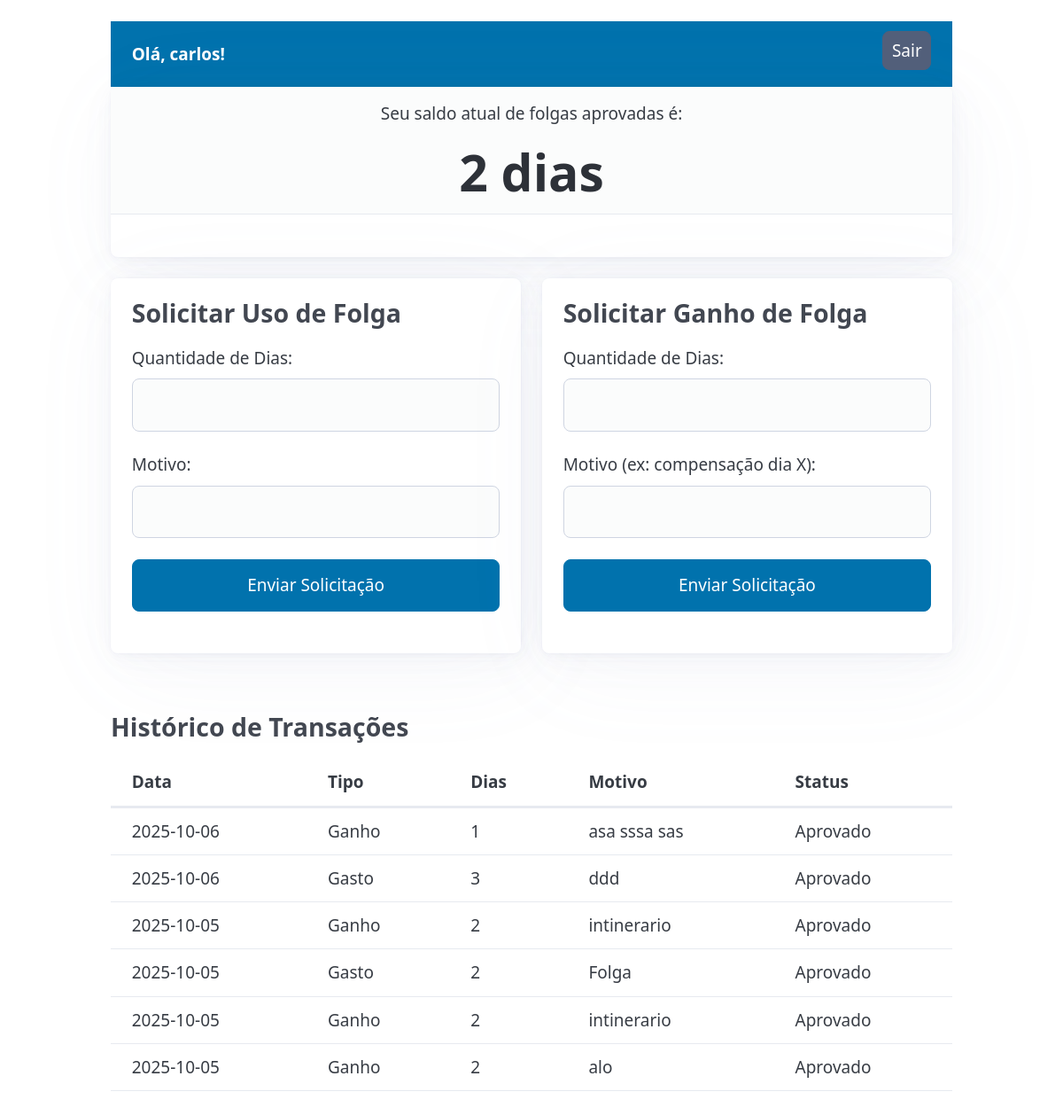
The page / (signed in) on the database its author committed.
### tables this page shows
CREATE TABLE usuarios (
    id INTEGER PRIMARY KEY AUTOINCREMENT,
    nome TEXT UNIQUE NOT NULL,
    senha TEXT NOT NULL,
    saldo_atual INTEGER NOT NULL DEFAULT 0,
    is_admin INTEGER NOT NULL DEFAULT 0
);

CREATE TABLE transacoes (
    id INTEGER PRIMARY KEY AUTOINCREMENT,
    id_usuario INTEGER NOT NULL,
    tipo TEXT NOT NULL,
    dias INTEGER NOT NULL,
    data TEXT NOT NULL,
    motivo TEXT NOT NULL,
    -- NOVA COLUNA PARA O STATUS DA SOLICITAÇÃO
    status TEXT NOT NULL DEFAULT 'pendente' CHECK(status IN ('pendente', 'aprovado', 'recusado')),
    FOREIGN KEY (id_usuario) REFERENCES usuarios (id) ON DELETE CASCADE
);

### app.py (the view)
@app.route('/')
def index():
    if session.get('is_admin'):
        return redirect(url_for('admin_panel'))
    user_id = session.get('user_id')
    if not user_id: return redirect(url_for('login'))
    db = get_db()
    usuario = db.execute('SELECT * FROM usuarios WHERE id = ?', (user_id,)).fetchone()
    transacoes = db.execute('SELECT * FROM transacoes WHERE id_usuario = ? ORDER BY data DESC', (user_id,)).fetchall()
    return render_template('index.html', usuario=usuario, transacoes=transacoes)

### app.py (called while the page is built)
def get_db():
    db = getattr(g, '_database', None)
    if db is None:
        db = g._database = sqlite3.connect(DATABASE)
        db.row_factory = sqlite3.Row
    return db

@app.teardown_appcontext
def close_connection(exception):
    db = getattr(g, '_database', None)
    if db is not None:
        db.close()

### templates/index.html (shortened to what this page needs)
{% extends "base.html" %}
{% block content %}
<nav>
  <ul>
    <li><strong>Olá, {{ usuario.nome }}!</strong></li>
  </ul>
  <ul>
    <li><a href="/logout" role="button" class="secondary">Sair</a></li>
  </ul>
</nav>
<article>
  <header style="text-align: center;">
    <p>Seu saldo atual de folgas aprovadas é:</p>
    <h1 style="margin:0; font-size: 3em;">{{ usuario.saldo_atual }} dias</h1>
  </header>
</article>
<div class="grid">
  <article>
    <h3 style="margin-top:0;">Solicitar Uso de Folga</h3>
    <form action="/solicitar_folga" method="post">
        <label for="dias_gasto">Quantidade de Dias:</label>
        <input type="number" id="dias_gasto" name="dias" min="1" required>
        <label for="motivo_gasto">Motivo:</label>
        <input type="text" id="motivo_gasto" name="motivo" required>
        <button type="submit">Enviar Solicitação</button>
    </form>
  </article>
  <article>
    <h3 style="margin-top:0;">Solicitar Ganho de Folga</h3>
    <form action="/solicitar_folga" method="post">
        <label for="dias_ganho">Quantidade de Dias:</label>
        <input type="number" id="dias_ganho" name="dias" min="1" required>
        <label for="motivo_ganho">Motivo (ex: compensação dia X):</label>
        <input type="text" id="motivo_ganho" name="motivo" required>
        <button type="submit">Enviar Solicitação</button>
    </form>
  </article>
</div>
<h3>Histórico de Transações</h3>
<div class="overflow-auto">
  <table>
      <thead><tr><th>Data</th><th>Tipo</th><th>Dias</th><th>Motivo</th><th>Status</th></tr></thead>
      <tbody>
          {% for t in transacoes %}
          <tr>
              <td>{{ t.data }}</td>
              <td>{% if t.tipo == 'ganho' %}Ganho{% else %}Gasto{% endif %}</td>
              <td>{{ t.dias }}</td>
              <td>{{ t.motivo }}</td>
              <td>
                {% if t.status == 'aprovado' %}
                <span style="color: var(--pico-color-green-500);">{{ t.status|capitalize }}</span>
                {% elif t.status == 'recusado' %}
                <span style="color: var(--pico-color-red-500);">{{ t.status|capitalize }}</span>
                {% else %}
                <span style="color: var(--pico-color-orange-500);">{{ t.status|capitalize }}</span>
                {% endif %}
              </td>
          </tr>
          {% endfor %}
      </tbody>
  </table>
</div>
{% endblock %}

### templates/base.html (shortened to what this page needs)
<!DOCTYPE html>
<html lang="pt-br">
<head>
    <link rel="stylesheet" href="https://cdn.jsdelivr.net/npm/@picocss/pico@2/css/pico.min.css"/>
    <link rel="stylesheet" href="{{ url_for('static', filename='custom.css') }}">
</head>
<body>
    <main class="container">
        {% block content %}{% endblock %}
    </main>
</body>
</html>

### static/custom.css (style rules this page uses)
:root { --pico-primary: #1E88E5; --pico-primary-hover: #1565C0; --pico-primary-focus: rgba(30, 136, 229, 0.25); --pico-font-family: "Segoe UI", Roboto, "Helvetica Neue", Arial, sans-serif; --pico-border-radius: 8px; --pico-spacing: 1.25rem; }
nav { background-color: var(--pico-primary); padding: 0 var(--pico-spacing); }
nav ul li a, nav ul li strong { color: var(--pico-primary-inverse); }

### rows shown on the page
usuarios: nome "carlos", saldo_atual "2"
transacoes: data "2025-10-06", tipo "Ganho", dias "1", motivo "asa sssa sas", status "Aprovado"
transacoes: data "2025-10-06", tipo "Gasto", dias "3", motivo "ddd", status "Aprovado"
transacoes: data "2025-10-05", tipo "Ganho", dias "2", motivo "intinerario", status "Aprovado"
transacoes: data "2025-10-05", tipo "Gasto", dias "2", motivo "Folga", status "Aprovado"
transacoes: data "2025-10-05", tipo "Ganho", dias "2", motivo "intinerario", status "Aprovado"
transacoes: data "2025-10-05", tipo "Ganho", dias "2", motivo "alo", status "Aprovado"
